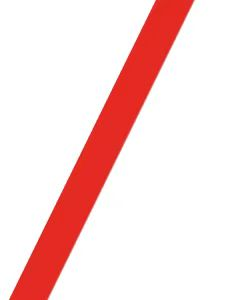
#> input picture send_yao_car/tracking/test.jpg, 236 x 300 px, given in place of the camera
$ python camera.py
#> lines starting #> are read from the running program, lines starting #| are printed output that depends on the picture; after the words box and inside, x2 and y2 are one past the last pixel; in counts of white or black regions, pixels touching at a corner belong together
import math

import cv2
import numpy as np

'''
function: 创建回调函数
'''


def on_trackbar(val, trackbar_name):
    if trackbar_name == 'Brightness':
        cap.set(cv2.CAP_PROP_BRIGHTNESS, val)
    elif trackbar_name == 'Contrast':
        cap.set(cv2.CAP_PROP_CONTRAST, val)
    elif trackbar_name == 'Saturation':
        cap.set(cv2.CAP_PROP_SATURATION, val)
    elif trackbar_name == 'Hue':
        cap.set(cv2.CAP_PROP_HUE, val)
    print(f"{trackbar_name} set to {val}")
    pass


# 创建滑动条的函数
# 创建滑动条的函数
def create_trackbar(name, max_range, default_value):
    cv2.createTrackbar(name, "frame", default_value, max_range, lambda val: on_trackbar(val, name))


'''
转化到hsv空间下处理红色的阈值,具体怎么处理反光问题？该看看现场环境
'''
color_x = color_y = color_radius = 0
color_hsv = {"red": ((0, 100, 100), (10, 255, 255))}   # 红色像素在hsv空间下的阈值范围
color = "red"
color_lower = np.array([color_hsv[color][0][0], color_hsv[color][0][1], color_hsv[color][0][2]])
color_upper = np.array([color_hsv[color][1][0], color_hsv[color][1][1], color_hsv[color][1][2]])

# 创建视频捕获对象
cap = cv2.VideoCapture(1)
print('高度:', cap.get(cv2.CAP_PROP_FRAME_HEIGHT))
print('宽度:', cap.get(cv2.CAP_PROP_FRAME_WIDTH))

'''创建一个窗口，用交互式方式调节摄像头'''
cv2.namedWindow("frame")
# 创建滑动条并关联回调函数
create_trackbar('Brightness',  100, 59)
create_trackbar('Contrast',  100, 93)
create_trackbar('Saturation', 100, 96)     # 饱和度
create_trackbar('Hue', 180, 6)      # 调节色调
'''
frame 是最原始的图像
'''
while True:
    flag, frame = cap.read()
#> frame is the input picture: shape (300, 236, 3); mean B, G, R 218.8, 220, 249.9
    src = frame[:250, :]        # 处理该部分图像，对之后的图像有好处，作为原始图像进行处理
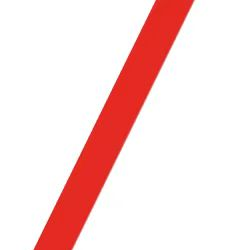
#> src: shape (250, 236, 3); mean B, G, R 218.8, 220, 249.9
    cv2.imshow('src', src)

    if frame is None:
        print("not find camera")

    if flag is True:
        cv2.imshow("frame", frame)

        # 转化成hsv通道进行处理
        hsv = cv2.cvtColor(src, cv2.COLOR_BGR2HSV)
#> hsv: shape (250, 236, 3); mean H, S, V 11.1, 35.7, 250.2
        # 双阈值二值化
        mask = cv2.inRange(hsv, color_lower, color_upper)
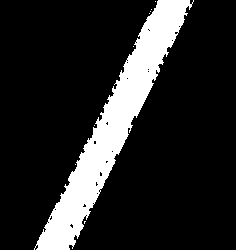
#> mask: shape (250, 236); 15.4% white; 9 white regions (8 under 20 px), largest, box (x1, y1, x2, y2) and area: (34, 0, 194, 250) 9098
        # 闭运算
        kernel = cv2.getStructuringElement(cv2.MORPH_RECT, (3, 3))  # ksize=5,5
        mask = cv2.morphologyEx(mask, cv2.MORPH_CLOSE, kernel, iterations=2)
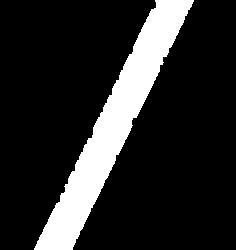
#> mask: shape (250, 236); 16.1% white; 1 white region, box (x1, y1, x2, y2) and area: (34, 0, 194, 250) 9474
        mask = cv2.morphologyEx(mask, cv2.MORPH_ERODE, kernel, iterations=1)
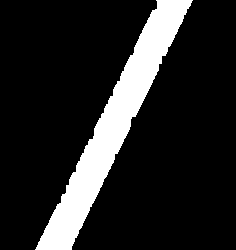
#> mask: shape (250, 236); 14.8% white; 1 white region
        cv2.imshow("mask", mask)

        # 处理偏移量,重新命名二值化图像
        src_thr = mask.copy()
        src_line = src.copy()
        edge_img = src.copy()  # dst_img画出红线位置

        contours = cv2.findContours(mask.copy(), cv2.RETR_EXTERNAL, cv2.CHAIN_APPROX_NONE)[0]
#> contours = 1 contour; box (x1, y1, x2, y2) and area: (35, 0, 193, 250) 8420
        for cnt in contours:
            cv2.drawContours(edge_img, cnt, -1, (255, 0, 0), 2)
#> this loop made 1 pass
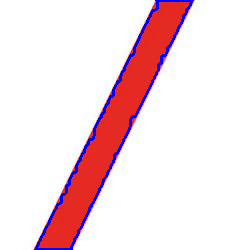
#> edge_img: shape (250, 236, 3); 2.94% of pixels changed, all inside (x1, y1, x2, y2) = (34, 0, 194, 250)
            # print('area:', cv2.contourArea(cnt))
        # 画出红线
        if True:
            if len(contours) > 0:
                cnt = max(contours, key=cv2.contourArea)
#> cnt = contour of 612 points, box (x1, y1, x2, y2) (35, 0, 193, 250), area 8420
                # print('area:', cv2.contourArea(cnt))
                (color_x, color_y), color_radius = cv2.minEnclosingCircle(cnt)
#> color_x = 113.5; color_y = 124.5; color_radius = 147.2
                # print(color_x, color_y, color_radius)
                if color_radius > 5:
                    # 将检测到的颜色用原形线圈标记出来
                    cv2.circle(frame, (int(color_x), int(color_y)), int(color_radius), (0, 0, 0), 10)
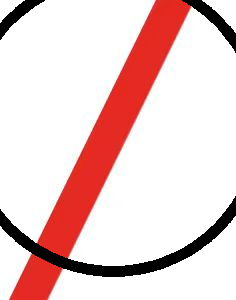
#> frame: shape (300, 236, 3); 5.98% of pixels changed, all inside (x1, y1, x2, y2) = (0, 0, 236, 277)

        cv2.imshow("edge_img", edge_img)
        cv2.imshow("circle_frame", frame)

        print(src_thr.shape)
#| (250, 236)
        '''
        图片的大小为 250 * 640
        '''
        # 看图片的底部
        color = src_thr[240]
#> color = 236 values, max 255 at index 40, min 0 at index 0, mean 37.82
        # 再看第200行的像素值与第300行的像素值
        color1 = src_thr[60]
#> color1 = 236 values, max 255 at index 128, min 0 at index 0, mean 36.74
        color2 = src_thr[120]
#> color2 = 236 values, max 255 at index 98, min 0 at index 0, mean 35.66

        # 寻找十字点
        color_ten = src_thr[120]
#> color_ten has the same summary as color2

        # 找到白色的像素点个数
        white_count = np.sum(color_ten == 255)
#> white_count = 33
        # print("白色十字像素点为：", white_count)
        if white_count >= 300:  # 假如识别到了白色十字，具体的值还需要调试
            print("识别到白色的十字")
        else:
            print("没有识别到白色十字")

        '''
        寻找中心点并计算偏移量
        '''
        white_index = np.where(color == 255)
        white_count_bottle = np.sum(color == 255)
#> white_count_bottle = 35
        # print("white_index", white_index[0])
        if len(white_index[0]) > 1:

            # 防止white_count=0的报错
            if white_count_bottle == 0:
                white_count_bottle = 1

            '''
            计算偏移量
            '''
            # 在计算偏移的角度。
            black_count1_judge = np.sum(color1 == 0)  # 计算黑色像素的个数，如果黑色像素太多则没用线
#> black_count1_judge = 202
            black_count2_judge = np.sum(color2 == 0)
#> black_count2_judge = 203

            white_index1 = np.where(color1 == 255)
            white_index2 = np.where(color2 == 255)
            white_count1 = np.sum(color1 == 255)
#> white_count1 = 34
            white_count2 = np.sum(color2 == 255)
#> white_count2 = 33

            '''
            计算偏移角度
            '''

            if white_count1 > 1 and white_count2 > 1:
                print("start trace red line")
                center1 = (white_index1[0][white_count1 - 1] + white_index1[0][0]) / 2
#> center1 = 144.5
                direction1 = center1 - 320
#> direction1 = -175.5
                center2 = (white_index2[0][white_count2 - 1] + white_index2[0][0]) / 2
#> center2 = 114
                direction2 = center2 - 320
#> direction2 = -206
                print("white_center1:", center1, "white_center2:", center2)
#| white_center1: 144.5 white_center2: 114.0
                angle = '%.2f' % (math.degrees(np.arctan(30 / (direction2 - direction1))))  # 计算k
#> angle = '-44.53'
                print("偏转角为：", angle)
#| 偏转角为： -44.53
                cv2.line(src_line, (int(center1), 60), (int(center2), 120), color=(255, 0, 0), thickness=5)  # 蓝色的线
                cv2.line(src_line, (0, 60), (640, 60), color=(0, 0, 255), thickness=3)  # 红色的线
                cv2.line(src_line, (0, 120), (640, 120), color=(0, 0, 255), thickness=3)
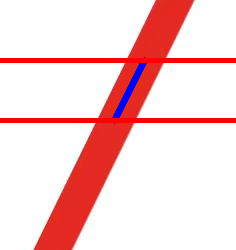
#> src_line: shape (250, 236, 3); mean B, G, R 211.6, 210.9, 248.5
                cv2.imshow("src_line", src_line)
                pass

            else:  # 如果没有发现第150行喝第300行的黑线
                # angle = ERROR
                print('偏转角为：ERROR')
                pass

            # 找到白色像素的中心点位置
            center = (white_index[0][white_count_bottle - 1] + white_index[0][0]) / 2
#> center = 57
            print(center)
#| 57.0
            direction = center - 320  # 在实际操作中，我发现当黑线处于小车车体正中央的时候应该减去320
#> direction = -263
            direction = int('%4d' % direction)
            print("方向为：", direction)
#| 方向为： -263
            '''
            计算出center与标准中心点的偏移量
            当红线处于小车车体右侧的时候，偏移量为正值，黑线处于小车车体左侧的时候，偏移量为负值（处于小车视角）
            计算轮子的速度，使用差速偏移
            '''
            if direction > 0:
                right_param = 1999 + (direction * 4)  # 这个参数可以后期更改
                light_param = 1999
                final_param = 'r:' + str(light_param) + 'l:' + str(right_param) + '\r\n'
                print(final_param)
                # time.sleep(0.2)
                # ser.write(final_param.encode())
            else:
                media = -direction
#> media = 263
                light_param = 1999 + (media * 4)
#> light_param = 3051
                right_param = 1999
                final_param = 'r:' + str(light_param) + 'l:' + str(right_param) + '\r\n'
                print(final_param)
#| r:3051l:1999
                # time.sleep(0.2)
                # ser.write(final_param.encode())
        else:
            print("failed to find index")

    # 按下ESC键退出循环
    if cv2.waitKey(1) & 0xFF == 27:
#> (key Esc is pressed here)
        break

# 释放视频捕获对象和窗口
cap.release()
cv2.destroyAllWindows()

$ run again, on send_yao_car/tracking/red.jpg
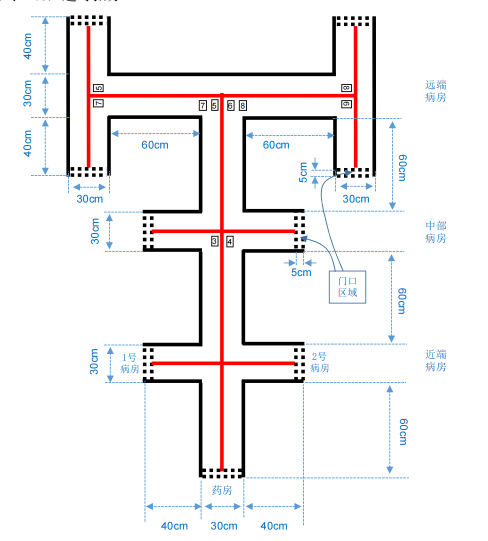
#> input picture send_yao_car/tracking/red.jpg, 976 x 1082 px, given in place of the camera (shown at 1/2 size)
#> frame is the input picture: shape (1082, 976, 3); mean B, G, R 241.5, 240.5, 243.4
#> hsv: shape (250, 976, 3); mean H, S, V 1.8, 9.3, 240.6
#> `mask = cv2.morphologyEx(mask, cv2.MORPH_ERODE, kernel, iterations=1)`:
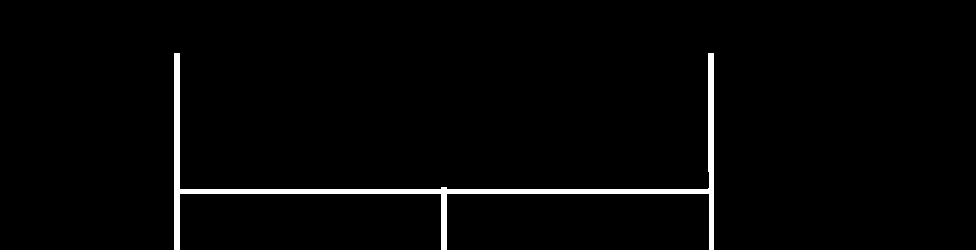
#> mask: shape (250, 976); 2.2% white; 1 white region
#> contours = 1 contour; box (x1, y1, x2, y2) and area: (174, 53, 714, 250) 4298
#> the loop `for cnt in contours:` made 1 pass
#> cnt = contour of 1962 points, box (x1, y1, x2, y2) (174, 53, 714, 250), area 4298
#> color_x = 443.5; color_y = 151; color_radius = 286.8
#> frame: shape (1082, 976, 3); 1.19% of pixels changed, all inside (x1, y1, x2, y2) = (152, 0, 735, 443)
#| (250, 976)
#> color = 976 values, max 255 at index 174, min 0 at index 0, mean 4.44
#> color1 = 976 values, max 255 at index 174, min 0 at index 0, mean 3.14
#> color2 has the same summary as color1
#> color_ten has the same summary as color1
#> white_count = 12
#> white_count_bottle = 17
#> black_count1_judge = 964
#> white_index1 = ([174, 175, 176, 177, 178, 179, 708, 709, 710, 711, 712, 713],)
#> white_index2 has the same summary as white_index1
#> white_count1 = 12
#> center1 = 443.5
#> direction1 = 123.5
#> center2 = 443.5
#> direction2 = 123.5
#| white_center1: 443.5 white_center2: 443.5
#> angle = '90.00'
#| 偏转角为： 90.00
#> `cv2.line(src_line, (0, 120), (640, 120), color=(0, 0, 255), thickness=3)`:
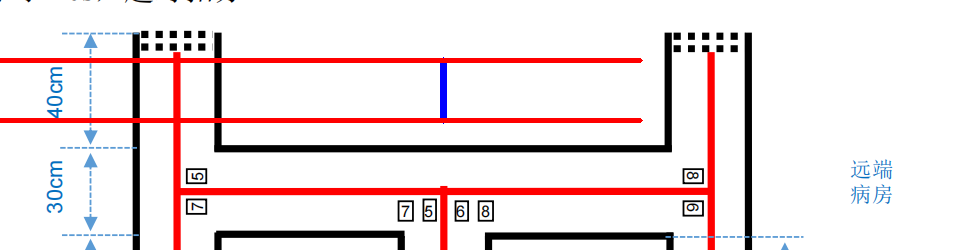
#> src_line: shape (250, 976, 3); mean B, G, R 226.7, 225.7, 239
#> center = 443.5
#| 443.5
#> `direction = center - 320`: direction = 123.5
#> `direction = int('%4d' % direction)`: direction = 123
#| 方向为： 123
#> right_param = 2491
#| r:1999l:2491
